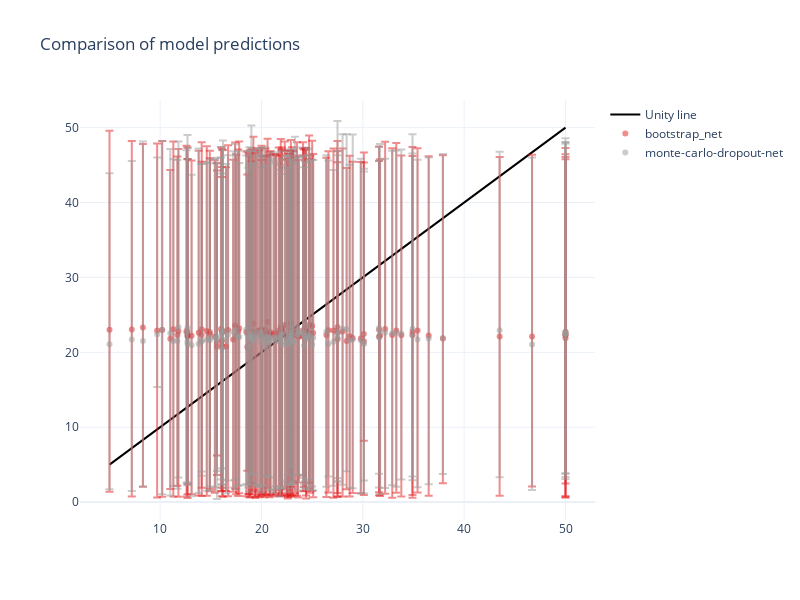

The notebook cell this image was saved under:
### Code cell
# Graph results as unity plots
fig = go.Figure()

# Add Function to Predict
fig.add_trace(go.Scatter(x=y_test.flatten(), y=y_test.flatten(),
                    mode='lines',
                    name='Unity line', marker_color='black')), 

# Add predictions of fitted models

colors=plt.cm.Set1(np.linspace(0, 1, len(results_dict)))
for i, model in enumerate(results_dict):

    X_pred=results_dict[model]['X_pred'].flatten()
    y_test=results_dict[model]['y_test'].flatten()
    y_median = results_dict[model]['y_median'].flatten()
    y_lower_upper_quantil = results_dict[model]['y_lower_upper_quantil']

    color=f"rgba({colors[i][0]},{colors[i][1]},{colors[i][2]},0.5)"

    if len(y_lower_upper_quantil)>1:
        y_lower = y_median - y_lower_upper_quantil[:,0]
        y_upper = y_median + y_lower_upper_quantil[:,1]
    else:
        y_lower = y_median - y_lower_upper_quantil
        y_lower = y_median + y_lower_upper_quantil

    fig.add_trace(go.Scatter(
        x=y_test,
        y=y_median,
        mode='markers',
        name=f'{model}',
        marker_color=color,
        error_y=dict(
            type='data',
            symmetric=False,
            array=y_upper,
            arrayminus=y_lower)
        ))

fig.update_layout(title='Comparison of model predictions',
                  height=600,
                  width=800,
                  template="plotly_white")
fig.show()
